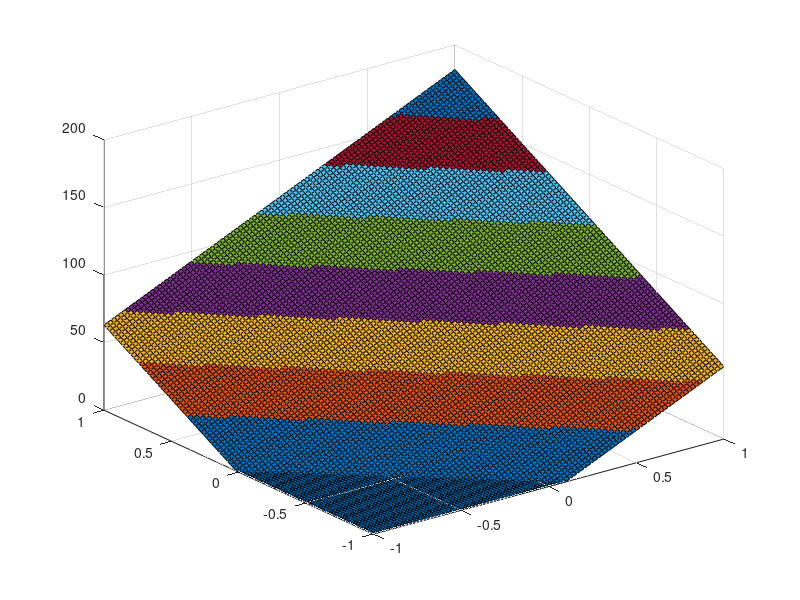

Here is the MATLAB script that generated this plot: (Note: this script raises an error after producing the figure.)
% two inputs with 3 first layer nodes with thresholding and ReLU activation

W = ( -1 + (1-(-1)).*rand(2, 5)* 1e1 );

b = ( -1 + (1-(-1)).*rand(5, 1)* 1e1 );

% w1 = 2e-1;
% w2 = 3e-1;
% b1 = 1e-1;
% w3 = -3e-1;
% w4 = -2e-1;
% b2 = 10e-1;
% w5 = -5e-1;
% w6 = 1e-1;
% b3 = 10e-1;

learning_rate = 1e-2;
x1 = -1:0.02:1;
x2 = -1:0.02:1;

threshold = 1;

p_x1 = 0 + (1-0).*rand(1, 20);
p_x2 = 0 + (1-0).*rand(1, 20);
p_z = 0 + (1-0).*rand(1, 20);

P = [p_x1; p_x2];

dW = zeros([2, 3]);
db = zeros([3, 1]);

% dw1 = 0;
% dw2 = 0;
% dw3 = 0;
% dw4 = 0;
% dw5 = 0;
% dw6 = 0;
% db1 = 0;
% db2 = 0;
% db3 = 0;

[X1,X2] = meshgrid(x1, x2);
Z = zeros(size(X1));
for i = 1 : size(W, 2)
    Z = Z + X1.*W(1, i) + X2.*W(2, i) + b(i);
    Z(Z < 0) = 0;
end

% Z1 = X1.*W(1, 1) + X2.*W(2, 1) + b(1);
% Z2 = X1.*W(1, 2) + X2.*W(2, 2) + b(2);
% Z3 = X1.*W(1, 3) + X2.*W(2, 3) + b(3);
% 
% Z1(Z1 < 0) = 0;
% Z2(Z2 < 0) = 0;
% Z3(Z3 < 0) = 0;
% 
% A1 = Z1;
% A2 = Z2;
% A3 = Z3;
% 
% Y_cap = A1 + A2 + A3;
% [dfdx,dfdy] = gradient(Y_cap);

scatter_handle = scatter3(P(1, :), P(2, :), p_z, 'black');
hold on
surf_handle = surf(X1, X2, Z);
colormap(gca(), lines(8));
surf_handle.FaceAlpha = 0.5;
axis([-1, 1, -1, 1, -1, 1]);
while true
    
    dW = zeros(size(W));
    db = zeros([size(W, 2), 1]);
    
%     dw1 = 0;
%     dw2 = 0;
%     dw3 = 0;
%     dw4 = 0;
%     dw5 = 0;
%     dw6 = 0;
%     db1 = 0;
%     db2 = 0;
%     db3 = 0;

    J = 0;
    for i = 1:20
        
        Z = W' * P(:, i) + b;
        
%         z1 = p_x1(i)*w1 + p_x2(i)*w2 + b1;
%         z2 = p_x1(i)*w3 + p_x2(i)*w4 + b2;
%         z3 = p_x1(i)*w5 + p_x2(i)*w6 + b3;
        
        Z(Z < 0) = 0;
        
%         z1(z1 < 0) = 0;
%         z2(z2 < 0) = 0;
%         z3(z3 < 0) = 0;
        A = Z;
        
%         a1 = z1;
%         a2 = z2;
%         a3 = z3;
        
        Y_cap = sum(A);

%         y_cap = a1 + a2 + a3;

        update_flags = Z > 0;
        
%         update_flag_z1 = z1 > 0;
%         update_flag_z2 = z2 > 0;
%         update_flag_z3 = z3 > 0;
        
        J = J + (Y_cap - p_z(i))^2;
        
        points = repmat([p_x1(i);
                         p_x2(i)], 1, size(W, 2));

        dW = dW + 2*(Y_cap - p_z(i)) .* points .* repmat(update_flags', size(W, 1), 1);
        
%         dw1 = dw1 + 2*(y_cap - p_z(i))*p_x1(i) * update_flag_z1;
%         dw2 = dw2 + 2*(y_cap - p_z(i))*p_x2(i) * update_flag_z1;
%         dw3 = dw3 + 2*(y_cap - p_z(i))*p_x1(i) * update_flag_z2;
%         dw4 = dw4 + 2*(y_cap - p_z(i))*p_x2(i) * update_flag_z2;
%         dw5 = dw5 + 2*(y_cap - p_z(i))*p_x1(i) * update_flag_z3;
%         dw6 = dw6 + 2*(y_cap - p_z(i))*p_x2(i) * update_flag_z3;

        db = db + 2 .* (Y_cap - p_z(i)) .* update_flags;

%         db1 = db1 + 2*(y_cap - p_z(i))*update_flag_z1;
%         db2 = db2 + 2*(y_cap - p_z(i))*update_flag_z2;
%         db3 = db3 + 2*(y_cap - p_z(i))*update_flag_z3;
        
    end

    dW = dW / 20;
    db = db / 20;
    
%     dw1 = dw1/20;
%     dw2 = dw2/20;
%     dw3 = dw3/20;
%     dw4 = dw4/20;
%     dw5 = dw5/20;
%     dw6 = dw6/20;
%     db1 = db1/20;
%     db2 = db2/20;
%     db3 = db3/20;

    dW(dW > threshold) = threshold;
    db(db > threshold) = threshold;

%     dw1(dw1 > threshold) = threshold;
%     dw2(dw2 > threshold) = threshold;
%     dw3(dw3 > threshold) = threshold;
%     dw4(dw4 > threshold) = threshold;
%     dw5(dw5 > threshold) = threshold;
%     dw6(dw6 > threshold) = threshold;
%     db1(db1 > threshold) = threshold;
%     db2(db2 > threshold) = threshold;
%     db3(db3 > threshold) = threshold;
    
    J = J/20
    
    W = W - learning_rate .* dW;
    b = b - learning_rate .* db;
    
%     w1 = w1 - learning_rate*dw1;
%     w2 = w2 - learning_rate*dw2;
%     w3 = w3 - learning_rate*dw3;
%     w4 = w4 - learning_rate*dw4;
%     w5 = w5 - learning_rate*dw5;
%     w6 = w6 - learning_rate*dw6;
%     b1 = b1 - learning_rate*db1;
%     b2 = b2 - learning_rate*db2;
%     b3 = b3 - learning_rate*db3;
    
    Z = zeros(size(X1));
    for i = 1 : size(W, 2)
        Z = Z + X1.*W(1, i) + X2.*W(2, i) + b(i);
        Z(Z < 0) = 0;
    end

%     Z1 = X1.*W(1, 1) + X2.*W(2, 1) + b(1);
%     Z2 = X1.*W(1, 2) + X2.*W(2, 2) + b(2);
%     Z3 = X1.*W(1, 3) + X2.*W(2, 3) + b(3);
% 
%     Z1(Z1 < 0) = 0;
%     Z2(Z2 < 0) = 0;
%     Z3(Z3 < 0) = 0;
% 
%     A1 = Z1;
%     A2 = Z2;
%     A3 = Z3;
% 
%     Y_cap = A1 + A2 + A3;
    
    surf_handle.ZData = Z;
    pause(0.01);
end